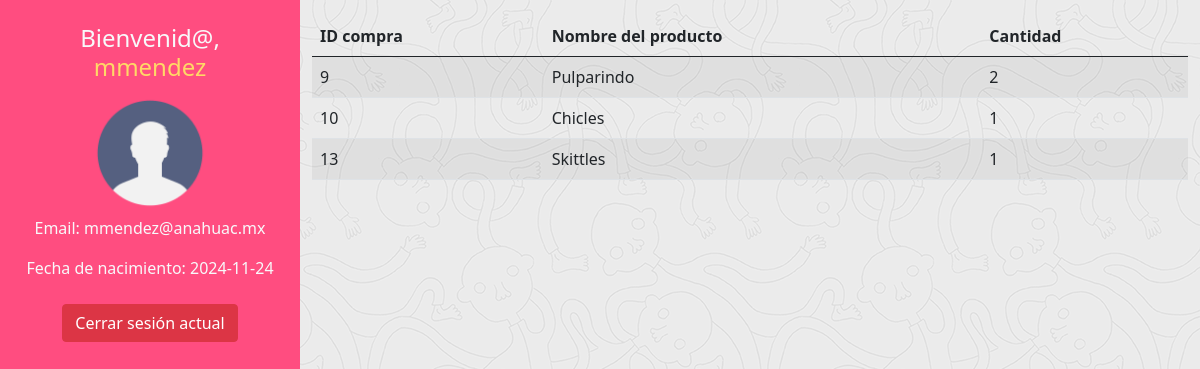
/php/miperfil/miperfil.php (signed in), run on the app's committed database.
### tables this page shows
CREATE TABLE `Usuarios` (
  `id_usuario` int(11) NOT NULL,
  `nombre_usuario` varchar(100) NOT NULL,
  `correo_electronico` varchar(100) NOT NULL,
  `contrasena` varchar(100) NOT NULL,
  `fecha_nacimiento` date DEFAULT NULL,
  `numero_tarjeta_bancaria` varchar(20) DEFAULT NULL,
  `direccion_postal` varchar(255) DEFAULT NULL
);

CREATE TABLE `HistorialCompras` (
  `id_compra` int(11) NOT NULL,
  `usuario_id` int(11) DEFAULT NULL,
  `producto_id` int(11) DEFAULT NULL,
  `cantidad` int(11) NOT NULL
);

CREATE TABLE `Productos` (
  `id_producto` int(11) NOT NULL,
  `nombre` varchar(100) NOT NULL,
  `descripcion` text DEFAULT NULL,
  `fotos` varchar(255) DEFAULT NULL,
  `precio` decimal(10,2) NOT NULL,
  `cantidad_en_almacen` int(11) NOT NULL,
  `fabricante` varchar(100) DEFAULT NULL,
  `origen` varchar(50) DEFAULT NULL
);

### php/miperfil/miperfil.php (the view, shortened to what this page needs)
<?php
include '../config/conection.php';
$user_id = $_SESSION["user_id"];
?>
<!DOCTYPE html>
<html lang="en">
<head>
    <link href="https://cdn.jsdelivr.net/npm/bootstrap@5.0.2/dist/css/bootstrap.min.css" rel="stylesheet">
    <link rel="stylesheet" href="https://cdn.jsdelivr.net/npm/bootstrap-icons@1.11.3/font/bootstrap-icons.min.css">
    <link rel="stylesheet" href="../../css/fondo.css">
</head>
<body>
    <div class="container-fluid">
        <div class="row vh-100">
            <div class="col-md-3 p-4 text-center mh-100" style="background-color: #FF4D80;">
                <h1 class="fs-4 text-light">Bienvenid@, <span style="color: #FFD966;"><?php echo $_SESSION['username']; ?></span></h1>
                <img src="../../imagenes/user.png" alt="" class="img img-fluid w-50">
                <div class="row row-cols-1 row-cols-md-1 justify-content-center">
                    <?php
                    $id = $_SESSION["user_id"];
                    $sql = "SELECT * FROM Usuarios WHERE id_usuario = $id";
                    $resultado = mysqli_query($conn, $sql);
                    if ($resultado && $row = mysqli_fetch_assoc($resultado)) {
                        $email = $row['correo_electronico'];
                    ?>
                        <div class="col">
                            <p class="text-light">Email: <span class="text-light"><?php echo $email; ?></span></p>
                        </div>
                        <div class="col">
                            <p class="text-light"> Fecha de nacimiento: <span class="text-light"> <?php echo $row['fecha_nacimiento'] ?> </span> </p>
                        </div>
                    <?php
                    } else {
                        echo "<p class='text-light'> No se encontró la información del usuario.</p>";
                    }
                    ?>
                </div>
                <div class="col">
                    <a href="../config/logout.php" class="btn btn-danger btn-block my-2">Cerrar sesión actual</a>
                </div>
            </div>
            <div class="col mt-3">
                <table class="table table-hover table-striped">
                    <thead>
                        <th> ID compra </th>
                        <th> Nombre del producto </th>
                        <th> Cantidad </th>
                    </thead>
                    <tbody>
                        <?php
                        if (isset($_SESSION['user_id'])) {
                            $sql = "SELECT
                                        h.id_compra,
                                        p.nombre AS nombre_producto,
                                        h.cantidad
                                    FROM HistorialCompras h
                                    JOIN Productos p ON h.producto_id = p.id_producto
                                    WHERE h.usuario_id = $user_id";
                            $result = mysqli_query($conn, $sql);
                            if ($result) {
                                if (mysqli_num_rows($result) > 0) {
                                    while ($row = mysqli_fetch_assoc($result)) {
                                        echo '<tr>
                                                <td>' . $row['id_compra'] . '</td>
                                                <td>' . $row['nombre_producto'] . '</td>
                                                <td>' . $row['cantidad'] . '</td>
                                              </tr>';
                                    }
                                } else {
                                    echo '<tr>
                                            <td colspan="4" class="text-center">No tienes compras en tu historial.</td>
                                          </tr>';
                                }
                            } else {
                                echo '<tr>
                                        <td colspan="4" class="text-center">Error al cargar el historial de compras.</td>
                                      </tr>';
                            }
                        } else {
                            echo '<tr>
                                    <td colspan="4" class="text-center">Por favor, inicia sesión para ver tu historial de compras.</td>
                                  </tr>';
                        }
                        ?>
                    </tbody>
                </table>
            </div>
        </div>
    </div>
</body>
</html>

### css/fondo.css (style rules this page uses)
body { background-image: url(../imagenes/image.png); background-repeat: repeat; }

### data on the page
usuarios: correo_electronico "mmendez@anahuac.mx", fecha_nacimiento "2024-11-24"
historialcompras: id_compra "9", producto.nombre "Pulparindo", cantidad "2"
historialcompras: id_compra "10", producto.nombre "Chicles", cantidad "1"
historialcompras: id_compra "13", producto.nombre "Skittles", cantidad "1"

### other printed values
$_SESSION['username'] "mmendez"
